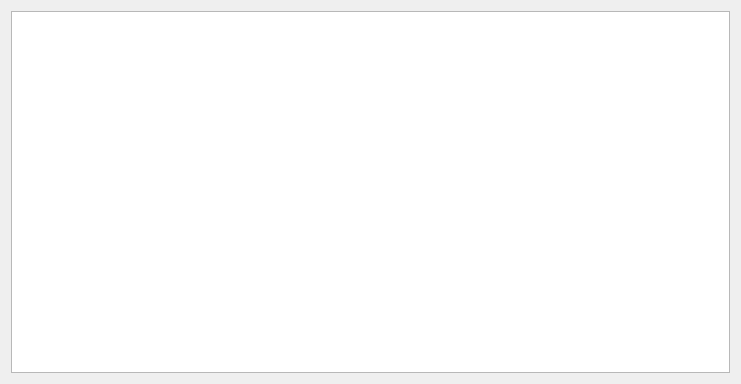
<?xml version="1.0" encoding="UTF-8"?>
<ui version="4.0">
 <class>MyTableWidget</class>
 <widget class="QWidget" name="MyTableWidget">
  <property name="geometry">
   <rect>
    <x>0</x>
    <y>0</y>
    <width>741</width>
    <height>384</height>
   </rect>
  </property>
  <property name="windowTitle">
   <string>MyTableWidget</string>
  </property>
  <layout class="QVBoxLayout" name="verticalLayout">
   <item>
    <widget class="QTableWidget" name="tableWidget">
     <attribute name="horizontalHeaderVisible">
      <bool>false</bool>
     </attribute>
     <attribute name="horizontalHeaderStretchLastSection">
      <bool>true</bool>
     </attribute>
    </widget>
   </item>
  </layout>
 </widget>
 <layoutdefault spacing="6" margin="11"/>
 <resources/>
 <connections/>
</ui>
